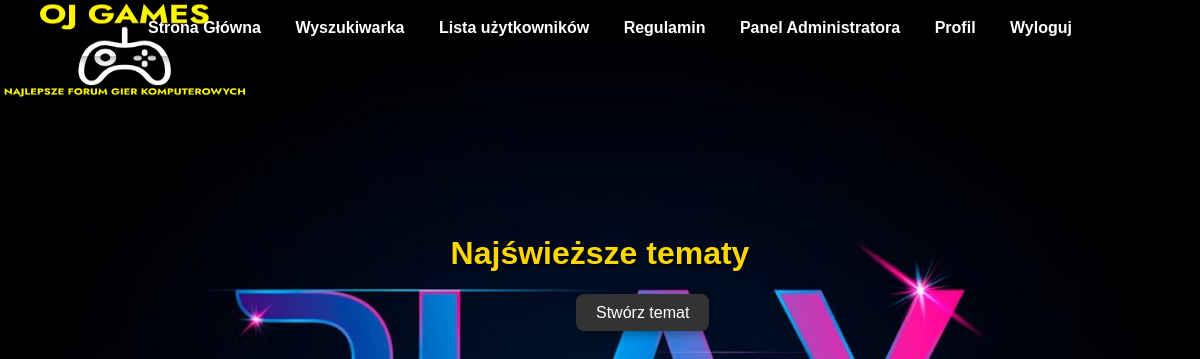
/index.php (signed in), run on an earlier commit of the app's database.
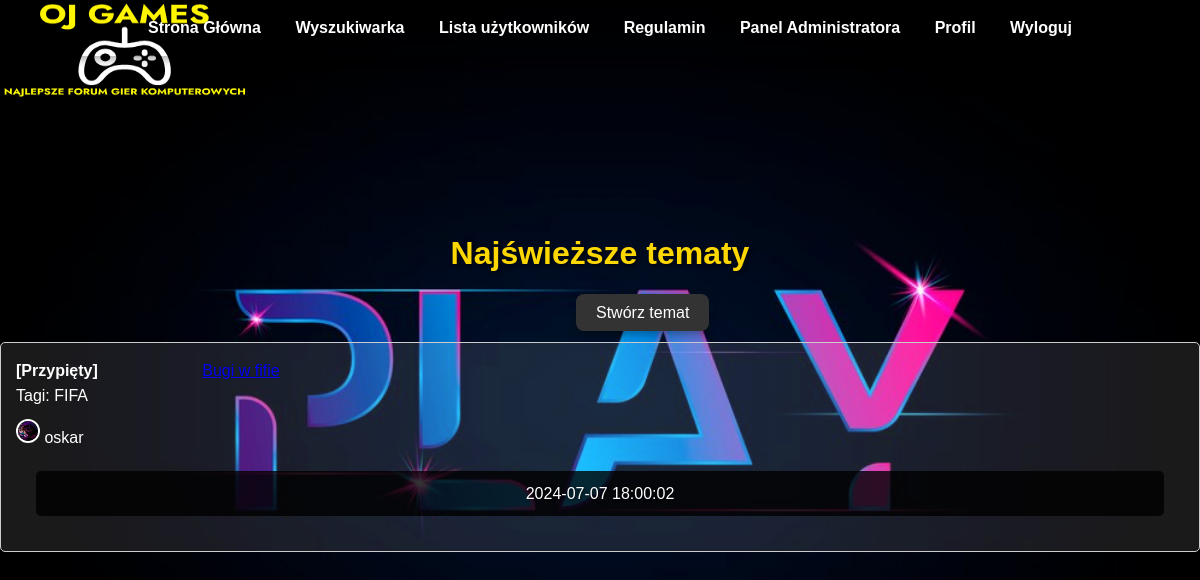
And on a later commit of the database.
### tables this page shows
CREATE TABLE `topics` (
  `id` int(11) NOT NULL,
  `user_id` int(11) NOT NULL,
  `title` varchar(255) NOT NULL,
  `content` text NOT NULL,
  `created_at` timestamp NOT NULL DEFAULT current_timestamp(),
  `pinned` tinyint(1) DEFAULT 0,
  `image_path` varchar(255) DEFAULT NULL
);

CREATE TABLE `users` (
  `id` int(11) NOT NULL,
  `username` varchar(50) NOT NULL,
  `password` varchar(255) NOT NULL,
  `email` varchar(100) NOT NULL,
  `role` enum('user','admin') DEFAULT 'user',
  `banned` tinyint(1) DEFAULT 0,
  `created_at` timestamp NOT NULL DEFAULT current_timestamp(),
  `avatar` varchar(255) DEFAULT NULL
);

### db.php (called while the page is built, shortened)
<?php
function isAdmin() {
    return isset($_SESSION['role']) && $_SESSION['role'] === 'admin';
}
?>

### index.php (the view, shortened to what this page needs)
<?php
include 'db.php';
$stmt = $conn->query("SELECT topics.id, topics.title, topics.created_at, topics.pinned, users.username, users.avatar, GROUP_CONCAT(tags.name SEPARATOR ', ') AS tags
FROM topics
JOIN users ON topics.user_id = users.id
LEFT JOIN topic_tags ON topics.id = topic_tags.topic_id
LEFT JOIN tags ON topic_tags.tag_id = tags.id
GROUP BY topics.id
ORDER BY topics.pinned DESC, topics.created_at DESC");
$topics = $stmt->fetchAll();
?>
<!DOCTYPE html>
<html lang="en">
<head>
    <link rel="stylesheet" href="style.css">
</head>
<body>
    <nav>
        <a href="index.php">Strona Główna</a>
        <a href="search.php">Wyszukiwarka</a>
        <a href="users.php">Lista użytkowników</a>
        <a href="rules.php">Regulamin</a>
        <?php if (isset($_SESSION['username'])): ?>
            <?php if (isAdmin()): ?>
                <a href="admin_panel.php">Panel Administratora</a>
            <?php endif; ?>
            <a href="profile.php">Profil</a>
            <a href="logout.php">Wyloguj</a>
        <?php else: ?>
            <a href="register.php">Rejestracja</a>
            <a href="login.php">Logowanie</a>
        <?php endif; ?>
    </nav>
    <img src="logo.png" class="logo" alt="logo">
    <h1>Najświeższe tematy</h1>
    <?php if (isset($_SESSION['username'])): ?>
        <a class="top" href="create_topic.php">Stwórz temat</a>
    <?php endif; ?>
    <ul>
        <?php foreach ($topics as $topic): ?>
            <li>
                <?php if ($topic['pinned']): ?>
                    <strong>[Przypięty]</strong>
                <?php endif; ?>
                <a class="add" href="topic.php?id=<?= $topic['id'] ?>"><?= htmlspecialchars($topic['title']) ?></a>
                <?php if (!empty($topic['tags'])): ?>
                    <div class="tags">Tagi: <?= htmlspecialchars($topic['tags']) ?></div>
                <?php endif; ?>
                <div class="topic-info">
                    <?php if (!empty($topic['avatar'])): ?>
                        <img class="avatar" src="uploads/<?= htmlspecialchars($topic['avatar']) ?>" alt="Avatar" style="width:20px;height:20px;">
                    <?php else: ?>
                        <img src="default-avatar.png" alt="No Avatar" style="width:20px;height:20px;">
                    <?php endif; ?>
                    <span><?= htmlspecialchars($topic['username']) ?></span>
                </div>
                <p><?= $topic['created_at'] ?></p>
            </li>
        <?php endforeach; ?>
    </ul>
</body>
</html>

### style.css (style rules this page uses)
body { font-family: "Arial", sans-serif; margin: 0; padding: 0; background-image: url("background.webp"); background-position: center; background-attachment: fixed; background-repeat: no-repeat; background-size: cover; color: #ffffff; line-height: 1.6; }
nav { background-color: transparent; color: white; padding: 15px 10px; text-align: center; position: fixed; width: 100%; top: 0; z-index: 1000; box-shadow: 0 4px 8px rgba(0, 0, 0, 0.3); }
nav a { color: white; margin: 0 15px; text-decoration: none; font-weight: bold; transition: color 0.3s; }
.logo { height: 100px; width: 250px; }
.avatar { border-radius: 50%; margin-top: 10px; border: 2px solid #ffffff; }
h1 { text-align: center; color: #ffd700; margin-top: 120px; text-shadow: 2px 2px 4px rgba(0, 0, 0, 0.7); }
.add { margin-left: 100px; }
.top { margin-left: 48%; }
ul { list-style-type: none; padding: 0; }
ul li { margin: 10px 0; padding: 15px; border: 1px solid #ccc; background-color: rgba(255, 255, 255, 0.1); border-radius: 5px; transition: background-color 0.3s; }
p { color: #ffffff; text-align: center; background-color: rgba(0, 0, 0, 0.8); padding: 10px; border-radius: 5px; margin: 20px; text-shadow: 1px 1px 3px rgba(0, 0, 0, 0.7); }
a.top { padding: 10px 20px; background-color: #333333; color: #ffffff; text-decoration: none; border-radius: 8px; position: left; transition: background-color 0.3s, transform 0.3s; box-shadow: 0 4px 8px rgba(0, 0, 0, 0.3); }

What changed in the data, as far as the page shows it:
added topics: pinned "[Przypięty]", tags "FIFA", user.avatar (picture), user.username "oskar", created_at "2024-07-07 18:00:02"
